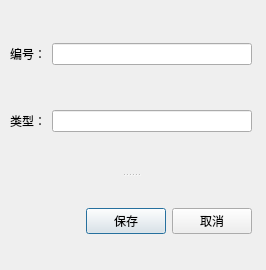
<?xml version="1.0" encoding="UTF-8"?>
<ui version="4.0">
 <class>alterType</class>
 <widget class="QDialog" name="alterType">
  <property name="geometry">
   <rect>
    <x>0</x>
    <y>0</y>
    <width>266</width>
    <height>270</height>
   </rect>
  </property>
  <property name="windowTitle">
   <string>Dialog</string>
  </property>
  <widget class="QSplitter" name="splitter">
   <property name="geometry">
    <rect>
     <x>10</x>
     <y>4</y>
     <width>242</width>
     <height>261</height>
    </rect>
   </property>
   <property name="orientation">
    <enum>Qt::Vertical</enum>
   </property>
   <widget class="QWidget" name="layoutWidget">
    <layout class="QVBoxLayout" name="verticalLayout">
     <item>
      <layout class="QHBoxLayout" name="horizontalLayout">
       <item>
        <widget class="QLabel" name="label">
         <property name="text">
          <string>编号：</string>
         </property>
        </widget>
       </item>
       <item>
        <widget class="QLineEdit" name="lineEdit_ID"/>
       </item>
      </layout>
     </item>
     <item>
      <layout class="QHBoxLayout" name="horizontalLayout_2">
       <item>
        <widget class="QLabel" name="label_2">
         <property name="text">
          <string>类型：</string>
         </property>
        </widget>
       </item>
       <item>
        <widget class="QLineEdit" name="lineEdit_Type"/>
       </item>
      </layout>
     </item>
    </layout>
   </widget>
   <widget class="QWidget" name="layoutWidget">
    <layout class="QHBoxLayout" name="horizontalLayout_3">
     <item>
      <spacer name="horizontalSpacer">
       <property name="orientation">
        <enum>Qt::Horizontal</enum>
       </property>
       <property name="sizeHint" stdset="0">
        <size>
         <width>40</width>
         <height>20</height>
        </size>
       </property>
      </spacer>
     </item>
     <item>
      <widget class="QPushButton" name="pushButton_Save">
       <property name="text">
        <string>保存</string>
       </property>
      </widget>
     </item>
     <item>
      <widget class="QPushButton" name="pushButton_Cancel">
       <property name="text">
        <string>取消</string>
       </property>
      </widget>
     </item>
    </layout>
   </widget>
  </widget>
 </widget>
 <resources/>
 <connections/>
</ui>
